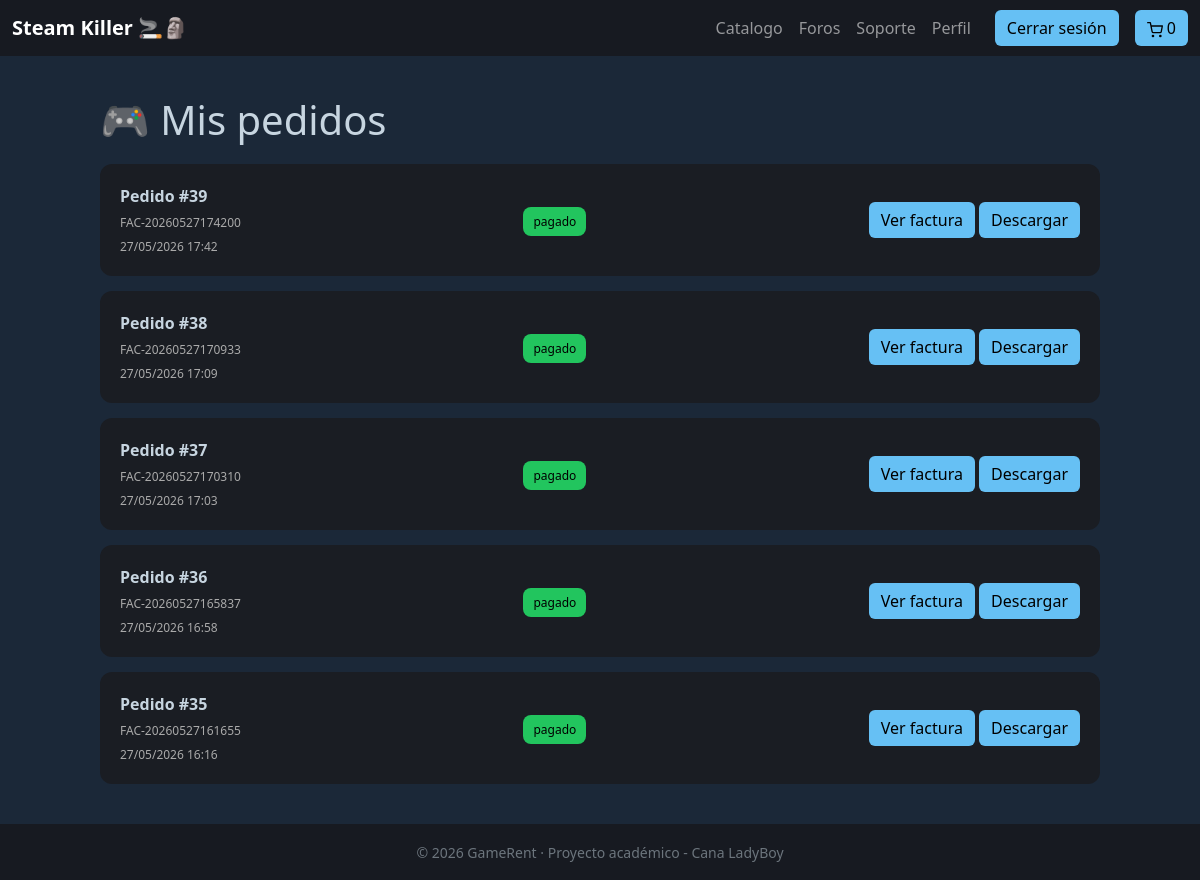
The app's page /mispedidos.php (signed in) with its own data.
### tables this page shows
CREATE TABLE `recibos` (
  `id_recibo` int(11) NOT NULL,
  `id_usuario` int(11) NOT NULL,
  `numero_factura` varchar(50) NOT NULL,
  `nombre_fichero` varchar(255) NOT NULL,
  `estado` enum('pagado','cancelado','reembolsado') DEFAULT 'pagado',
  `stripe_session_id` varchar(255) DEFAULT NULL,
  `fecha_emision` datetime DEFAULT current_timestamp(),
  `id_pedido` int(11) NOT NULL
);

CREATE TABLE `pedido` (
  `id_pedido` int(11) NOT NULL,
  `id_usuario` int(11) NOT NULL,
  `Fecha` datetime NOT NULL,
  `metodo_pago` int(11) NOT NULL,
  `estado` enum('pagado','reembolsado') NOT NULL DEFAULT 'pagado',
  `fecha_reembolso` datetime DEFAULT NULL,
  `motivo_reembolso` varchar(255) DEFAULT NULL
);

### db/conexion.php (called while the page is built)
<?php
    include_once("consultas.php");
    $db = new Tienda("localhost",3306,"tfg_videoclub","root","");
?>

### db/consultas.php (called while the page is built, shortened)
<?php
class Tienda
{
	private $pdo;
	public function __construct($host, $port, $db, $user, $pass){
		$this->pdo = new PDO("mysql:host=" . $host . ";port=" . $port . ";dbname=" . $db, $user, $pass);
	}
	public function getPedidosUsuario($id_usuario)
	{
		$sentencia = "SELECT p.id_pedido, p.fecha, p.metodo_pago,
                   r.numero_factura, r.nombre_fichero, r.estado
            FROM pedido p
            LEFT JOIN recibos r ON p.id_pedido = r.id_pedido
            WHERE p.id_usuario = :id_usuario
            ORDER BY p.fecha DESC";
		$ejecucion = $this->pdo->prepare($sentencia);
		$ejecucion->execute([
			":id_usuario" => $id_usuario
		]);
		return $ejecucion->fetchAll(PDO::FETCH_ASSOC);
	}
}
?>

### mispedidos.php (the view, shortened to what this page needs)
<?php
include_once("cabecera.php");
require_once("./db/conexion.php");
require_once("./db/consultas.php");
$id_usuario = $_SESSION["usuario_id"];
$pedidos = $db->getPedidosUsuario($id_usuario);
?>
<!DOCTYPE html>
<html lang="es">
<head>
</head>
<body>
    <div class="containerPedidos main-content">
        <h1 class="h1Pedidos">🎮 Mis pedidos</h1>
        <?php foreach ($pedidos as $p): ?>
            <div class="cardPedidos">
                <div class="infoPedidos">
                    <strong>Pedido #<?= $p['id_pedido'] ?></strong>
                    <div class="facturaPedidos">
                        <?= $p['numero_factura'] ?>
                    </div>
                    <div style="font-size:12px;color:#aaa;">
                        <?= date("d/m/Y H:i", strtotime($p['fecha'])) ?>
                    </div>
                </div>
                <div>
                    <span class="estadoPedidos <?= $p['estado'] ?>">
                        <?= $p['estado'] ?>
                    </span>
                </div>
                <div>
                    <a class="btn btn-steam" href="ver_factura.php?id=<?= $p['id_pedido'] ?>&modo=view">
                        Ver factura
                    </a>
                    <a class="btn btn-steam" href="ver_factura.php?id=<?= $p['id_pedido'] ?>&modo=download">
                        Descargar
                    </a>
                </div>
            </div>
        <?php endforeach; ?>
    </div>
<?php
include_once("pie.php");
?>

### styles/css.css (style rules this page uses)
* { box-sizing: border-box; }
html, body { height: 100%; }
body { background-color: #1b2838; color: #c7d5e0; font-family: 'Noto Sans', sans-serif; -webkit-font-smoothing: antialiased; -moz-osx-font-smoothing: grayscale; }
.main-content { flex: 1; width: 100%; }
:root { --steam-blue: #66c0f4; --bg-dark: #1b2838; --panel: #2a475e; --panel-dark: #171a21; }
.btn-steam { background-color: #66c0f4; color: #000; border: none; }
.h1Pedidos { margin-bottom: 20px; }
.containerPedidos { max-width: 1000px; margin: 40px auto; }
.cardPedidos { background: #1a1d23; padding: 20px; border-radius: 12px; margin-bottom: 15px; display: flex; justify-content: space-between; align-items: center; transition: 0.2s; }
.infoPedidos { display: flex; flex-direction: column; gap: 6px; }
.facturaPedidos { font-size: 12px; color: #aaa; }
.estadoPedidos { padding: 6px 10px; border-radius: 8px; font-size: 12px; }
.pagado { background: #22c55e; color: black; }

### records on screen
recibos: id_pedido.id_pedido "39", numero_factura "FAC-20260527174200", id_pedido.Fecha "27/05/2026 17:42", estado "pagado"
recibos: id_pedido.id_pedido "38", numero_factura "FAC-20260527170933", id_pedido.Fecha "27/05/2026 17:09", estado "pagado"
recibos: id_pedido.id_pedido "37", numero_factura "FAC-20260527170310", id_pedido.Fecha "27/05/2026 17:03", estado "pagado"
recibos: id_pedido.id_pedido "36", numero_factura "FAC-20260527165837", id_pedido.Fecha "27/05/2026 16:58", estado "pagado"
recibos: id_pedido.id_pedido "35", numero_factura "FAC-20260527161655", id_pedido.Fecha "27/05/2026 16:16", estado "pagado"

### other values on screen
$total_carrito "0"
